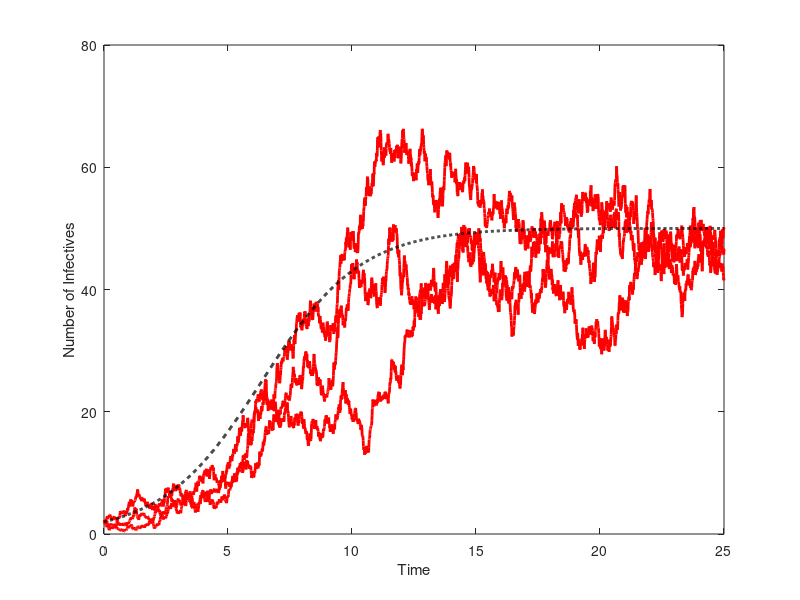

MATLAB code for this plot:
%Stochastic Differential Equation
%SIS Epidemic Model
%Three Sample Paths and the Deterministic Solution
clear
beta=1;
b=0.25;
gam=0.25;
N=100;
init=2;
dt=0.01;
time=25;
sim=3;
for k=1:sim
    clear i %, t
    j=1;
    i(j)=init;
    t(j)=dt;
    while i(j)>0 & t(j)<25
        mu=beta*i(j)*(N-i(j))/N-(b+gam)*i(j);
        sigma=sqrt(beta*i(j)*(N-i(j))/N+(b+gam)*i(j));
        rn=randn; % standard normal random number
        i(j+1)=i(j)+mu*dt+sigma*sqrt(dt)*rn;
        t(j+1)=t(j)+dt;
        j=j+1;
    end
    plot(t,i,'r-','Linewidth',2);
    hold on
end
%Euler's method applied to the deterministic SIS model.
y(1)=init;
for k=1:time/dt
    y(k+1)=y(k)+dt*(beta*(N-y(k))*y(k)/N-(b+gam)*y(k));
end
plot([0:dt:time],y,'k--','Linewidth',2);
axis([0,time,0,80]);
xlabel('Time');
ylabel('Number of Infectives');
hold off
